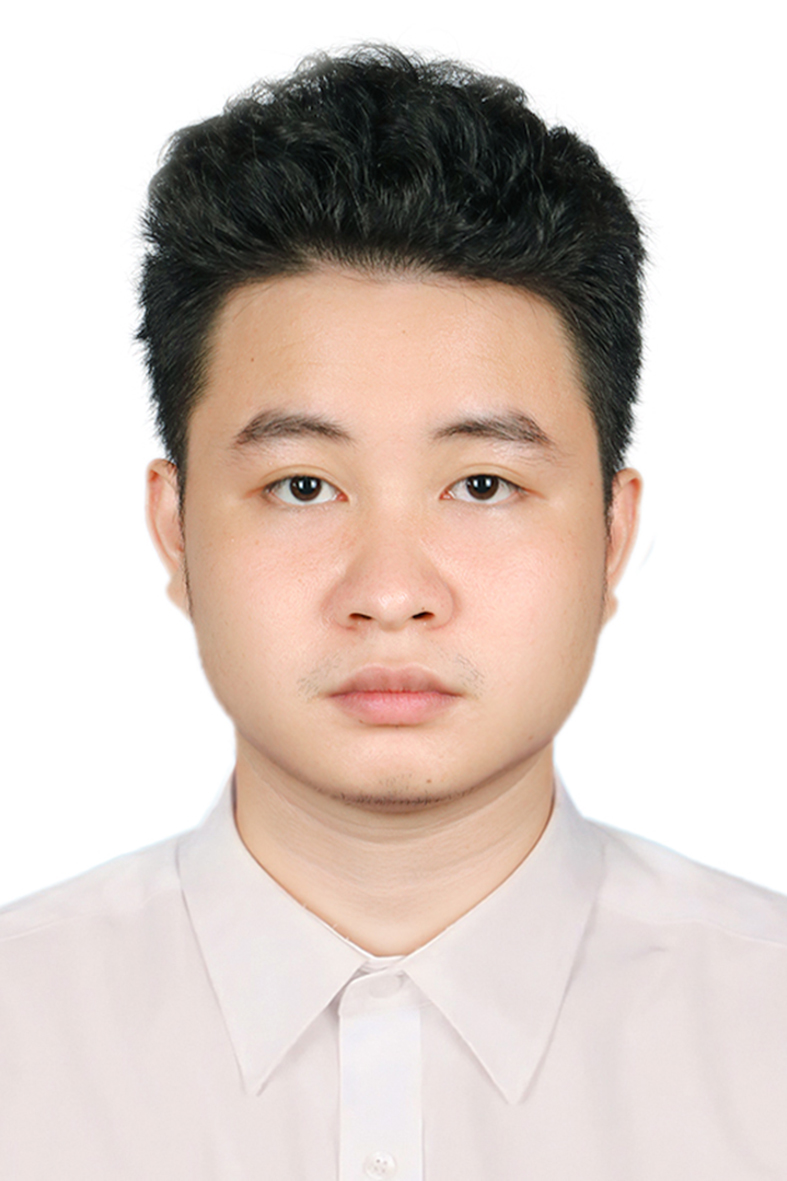
#> input picture python_tools/img00.JPG, 787 x 1181 px
$ python -i face_data_extractor.py   (imports and definitions only)   (older library calls are emulated)
#> lines starting #> are read from the running program, lines starting #| are printed output that depends on the picture; after the words box and inside, x2 and y2 are one past the last pixel; in counts of white or black regions, pixels touching at a corner belong together
#!/usr/bin/env python3
"""
STM32N6 Face Data Extractor
Shows what you can extract from the 112x112 face crops
"""

import serial
import numpy as np
import cv2
import time
import os
from datetime import datetime
from pathlib import Path

class FaceDataExtractor:
    def __init__(self, port='/dev/ttyACM0', baudrate=7372800):
        self.port = port
        self.baudrate = baudrate
        self.serial = None
        self.buffer = b''
        self.output_dir = "face_analysis"

        # Create directories
        os.makedirs(self.output_dir, exist_ok=True)
        os.makedirs(f"{self.output_dir}/faces", exist_ok=True)
        os.makedirs(f"{self.output_dir}/enhanced", exist_ok=True)

    # [49 lines left out: functions connect, extract_face_features, not called in this run]

    def enhance_image(self, image):
        """Create enhanced versions of the face image"""
        enhanced = {}

        # Histogram equalization
        enhanced['equalized'] = cv2.equalizeHist(image)

        # CLAHE (Contrast Limited Adaptive Histogram Equalization)
        clahe = cv2.createCLAHE(clipLimit=2.0, tileGridSize=(8,8))
        enhanced['clahe'] = clahe.apply(image)

        # Gaussian blur for noise reduction
        enhanced['denoised'] = cv2.GaussianBlur(image, (3, 3), 0)

        # Sharpening kernel
        kernel = np.array([[-1,-1,-1], [-1,9,-1], [-1,-1,-1]])
        enhanced['sharpened'] = cv2.filter2D(image, -1, kernel)
        enhanced['sharpened'] = np.clip(enhanced['sharpened'], 0, 255).astype(np.uint8)

        # Edge enhancement
        edges = cv2.Canny(image, 50, 150)
        enhanced['edges'] = edges

        # Combine original with edges
        edge_enhanced = cv2.addWeighted(image, 0.8, edges, 0.2, 0)
        enhanced['edge_enhanced'] = edge_enhanced

        return enhanced

    # [207 lines left out: functions save_analysis, analyze_face_quality, find_aln_frame, run_analysis, disconnect, main, not called in this run]

# [2 lines not run here, left out]

>>> import cv2
>>> picture = cv2.imread('img00.JPG', cv2.IMREAD_GRAYSCALE)
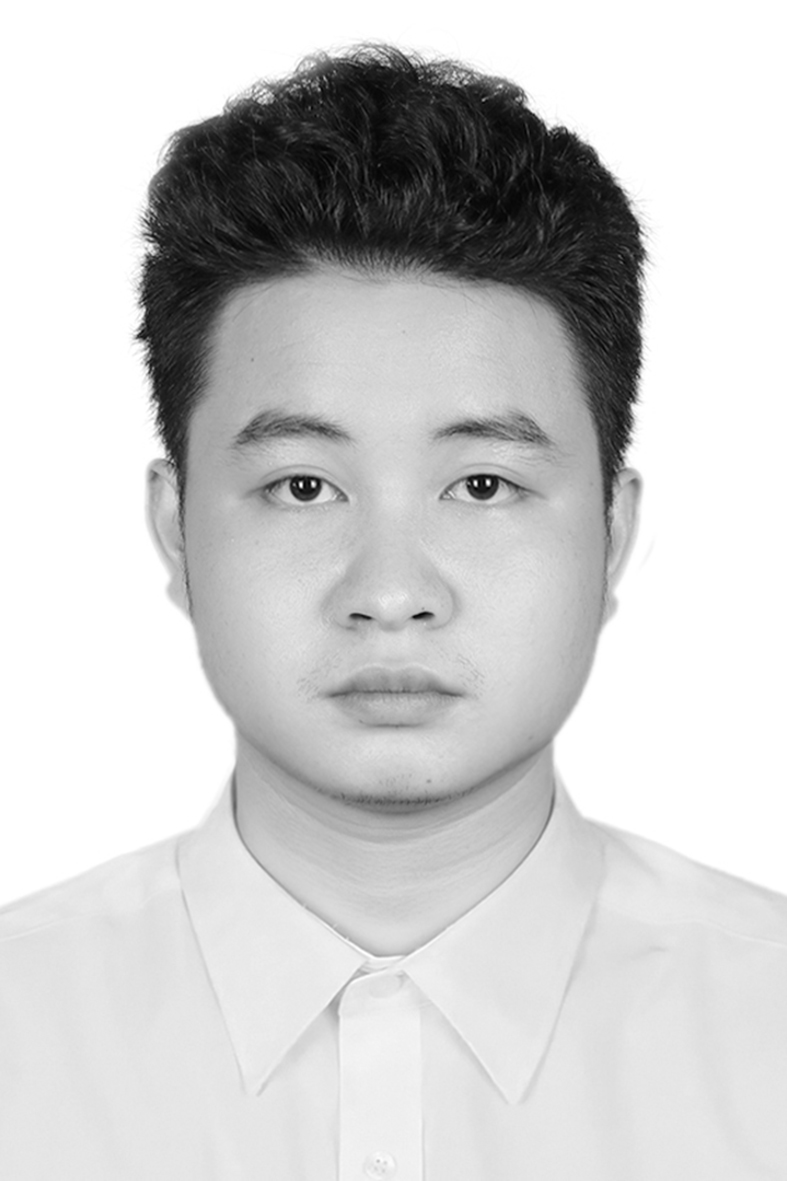
#> picture: shape (1181, 787); min 0, max 255, mean 205.2
>>> result = FaceDataExtractor().enhance_image(picture)
#> in enhance_image, `edges = cv2.Canny(image, 50, 150)`:
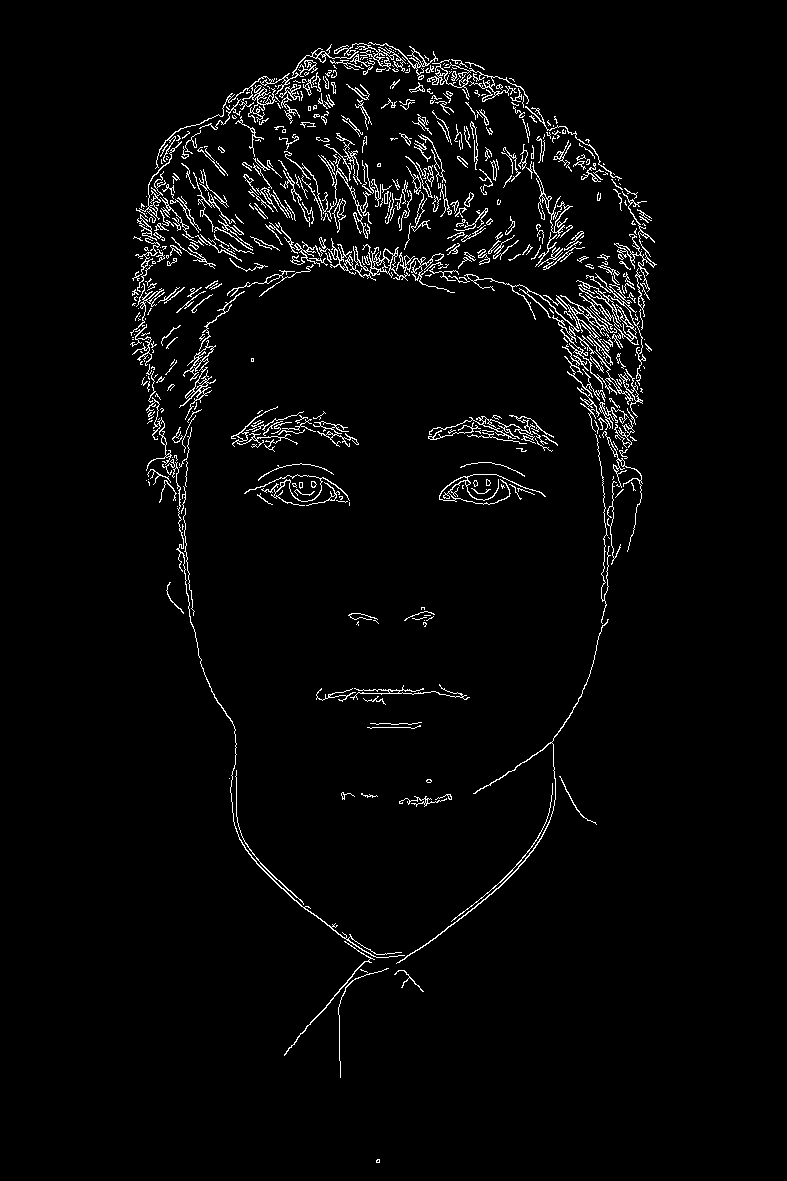
#> edges: shape (1181, 787); 3.1% white in thin lines or dots, all inside (x1, y1, x2, y2) = (130, 42, 657, 1163)
#> in enhance_image, `edge_enhanced = cv2.addWeighted(image, 0.8, edges, 0.2, 0)`:
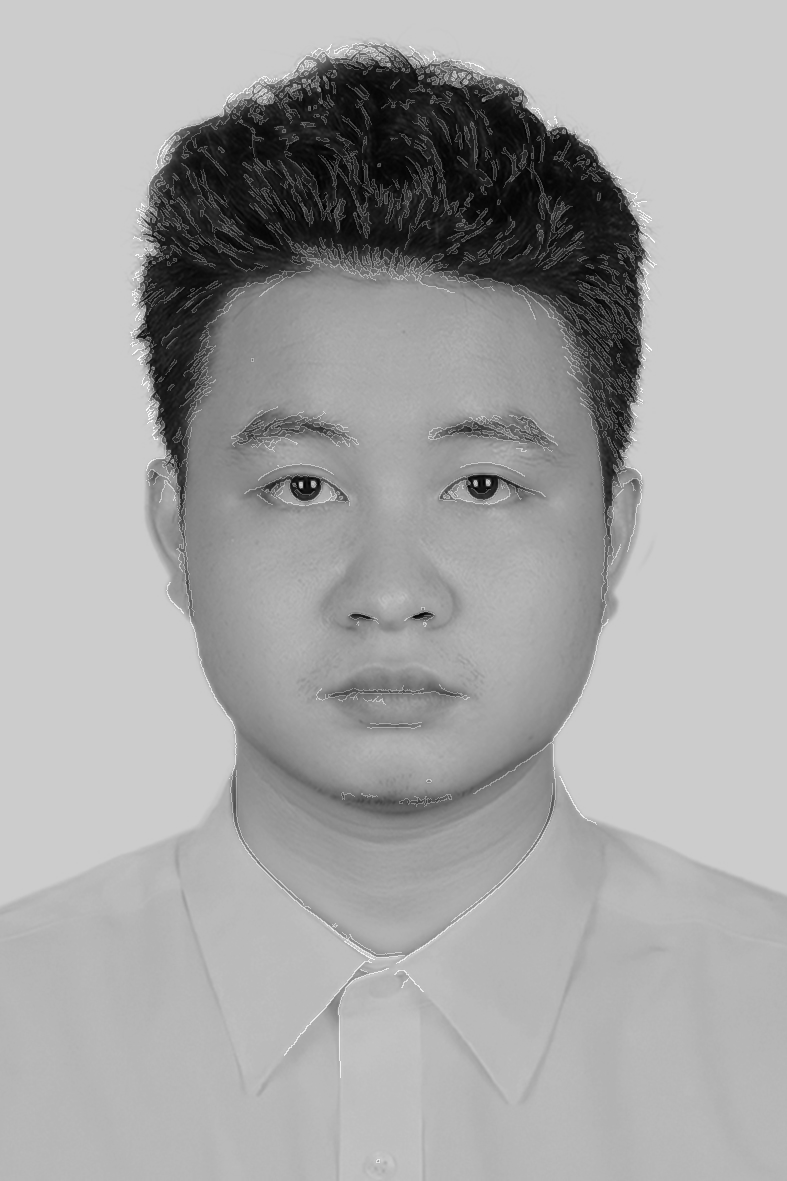
#> edge_enhanced: shape (1181, 787); min 0, max 255, mean 165.7
#> result = 6 items

$ run again, on python_tools/img01.jpg
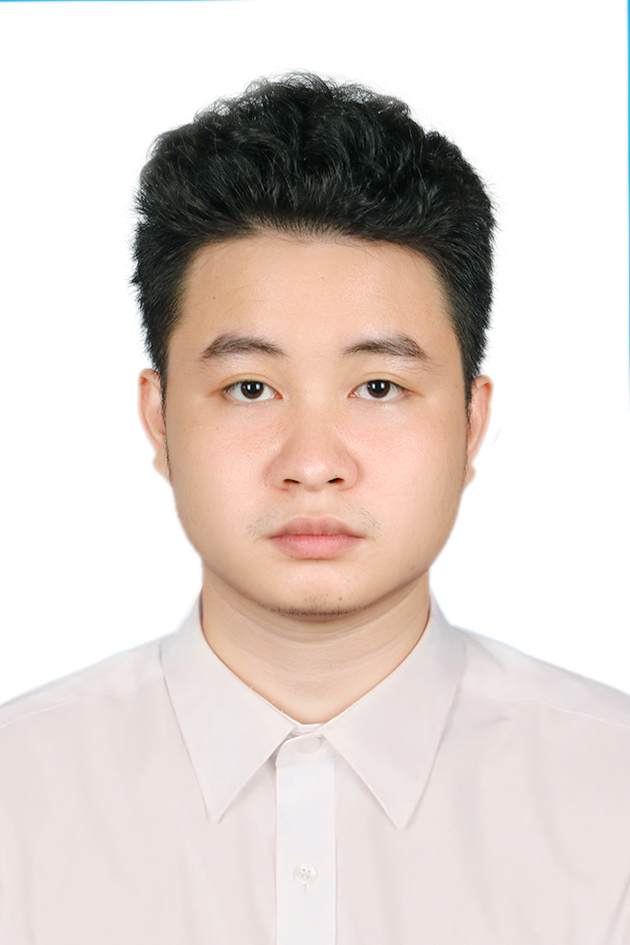
#> input picture python_tools/img01.jpg, 630 x 945 px
#> in enhance_image, `edges = cv2.Canny(image, 50, 150)`:
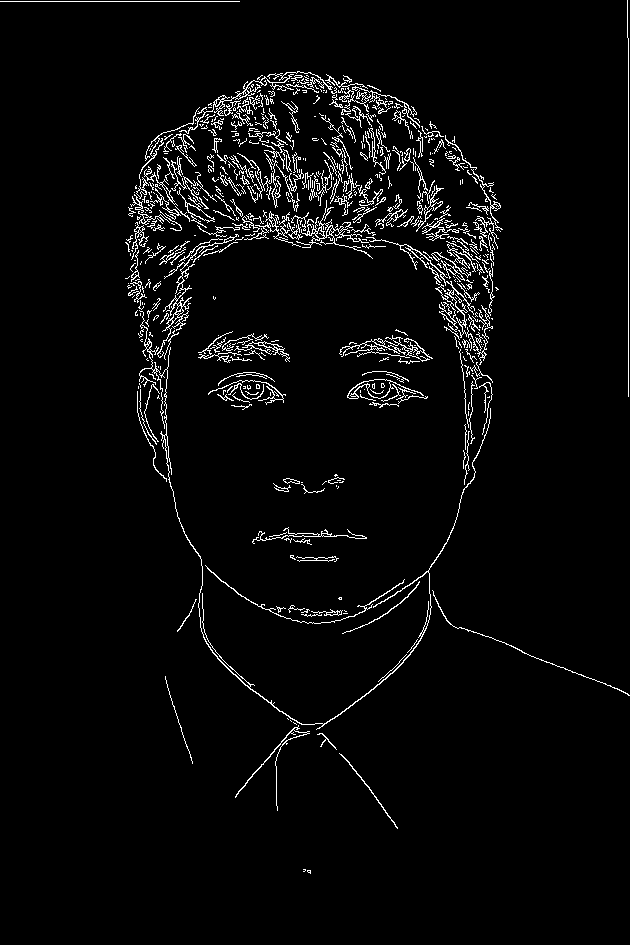
#> edges: shape (945, 630); 3.6% white in thin lines or dots
#> in enhance_image, `edge_enhanced = cv2.addWeighted(image, 0.8, edges, 0.2, 0)`:
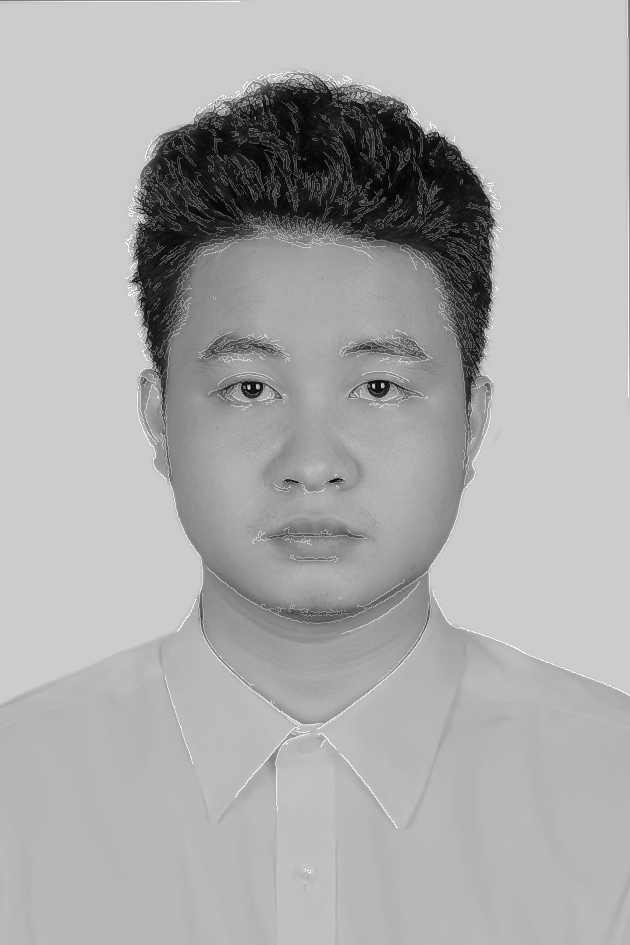
#> edge_enhanced: shape (945, 630); min 0, max 255, mean 172.2
#> result = 6 items

$ run again, on python_tools/img03.jpg
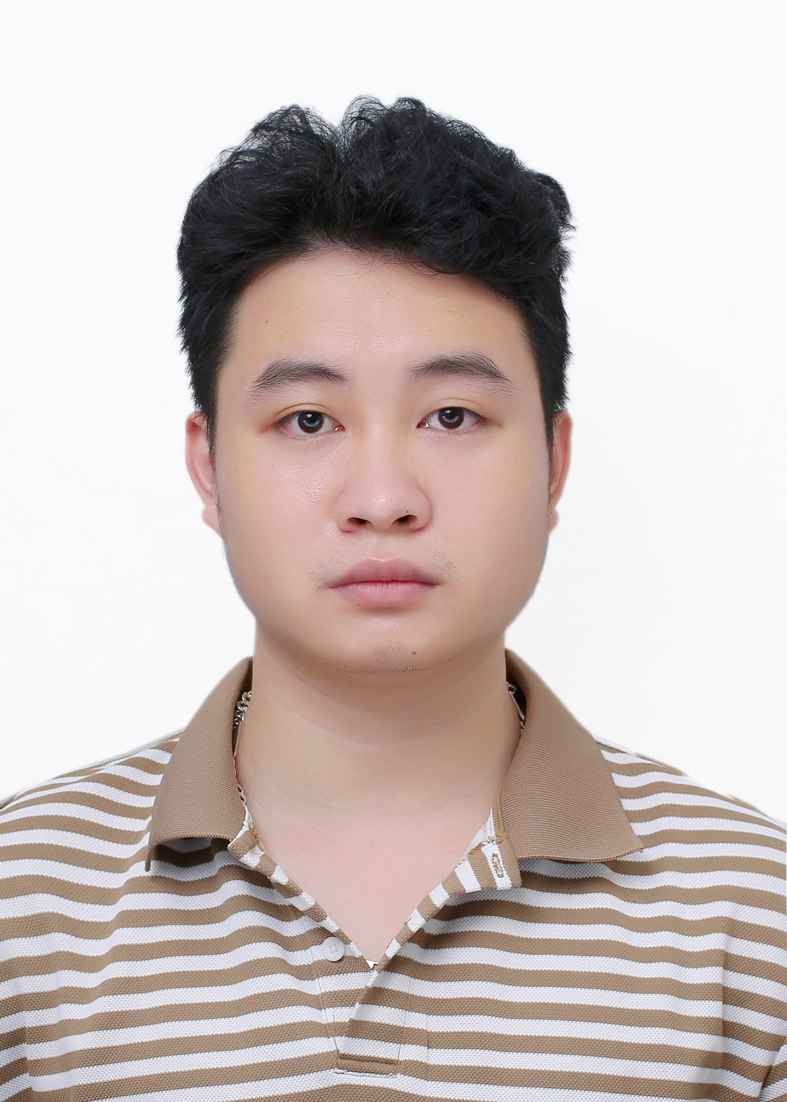
#> input picture python_tools/img03.jpg, 787 x 1102 px
#> in enhance_image, `edges = cv2.Canny(image, 50, 150)`:
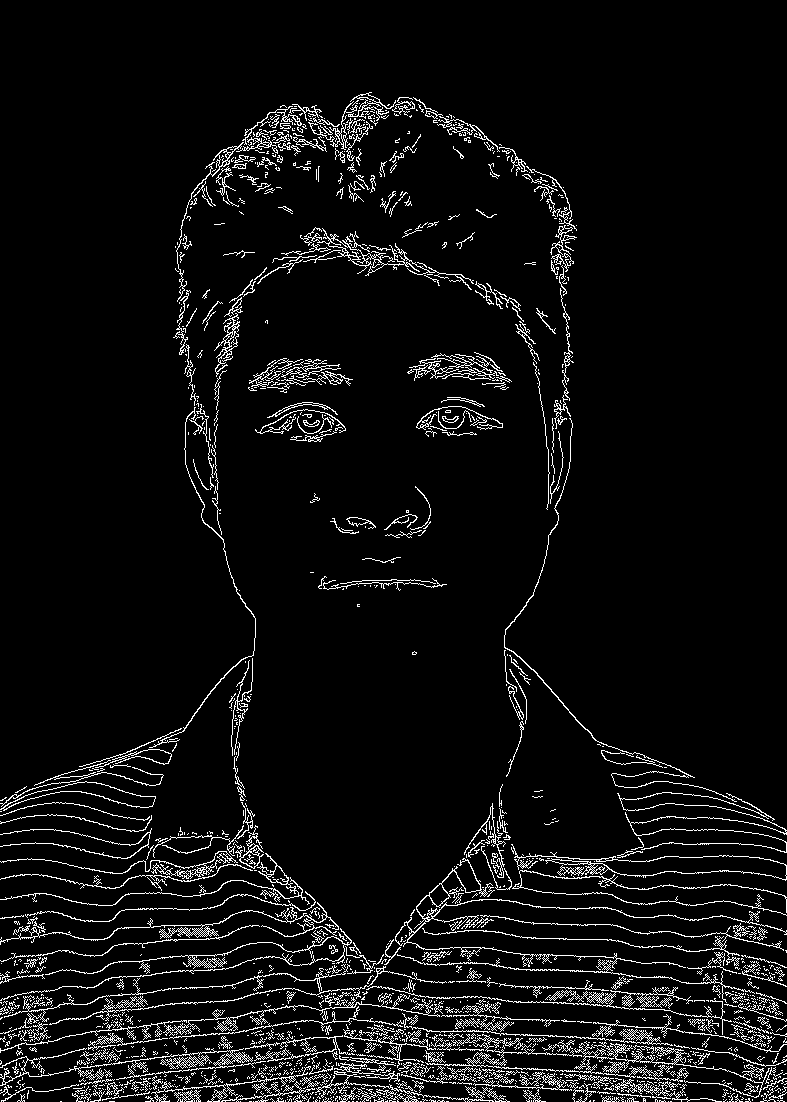
#> edges: shape (1102, 787); 5.8% white in thin lines or dots
#> in enhance_image, `edge_enhanced = cv2.addWeighted(image, 0.8, edges, 0.2, 0)`:
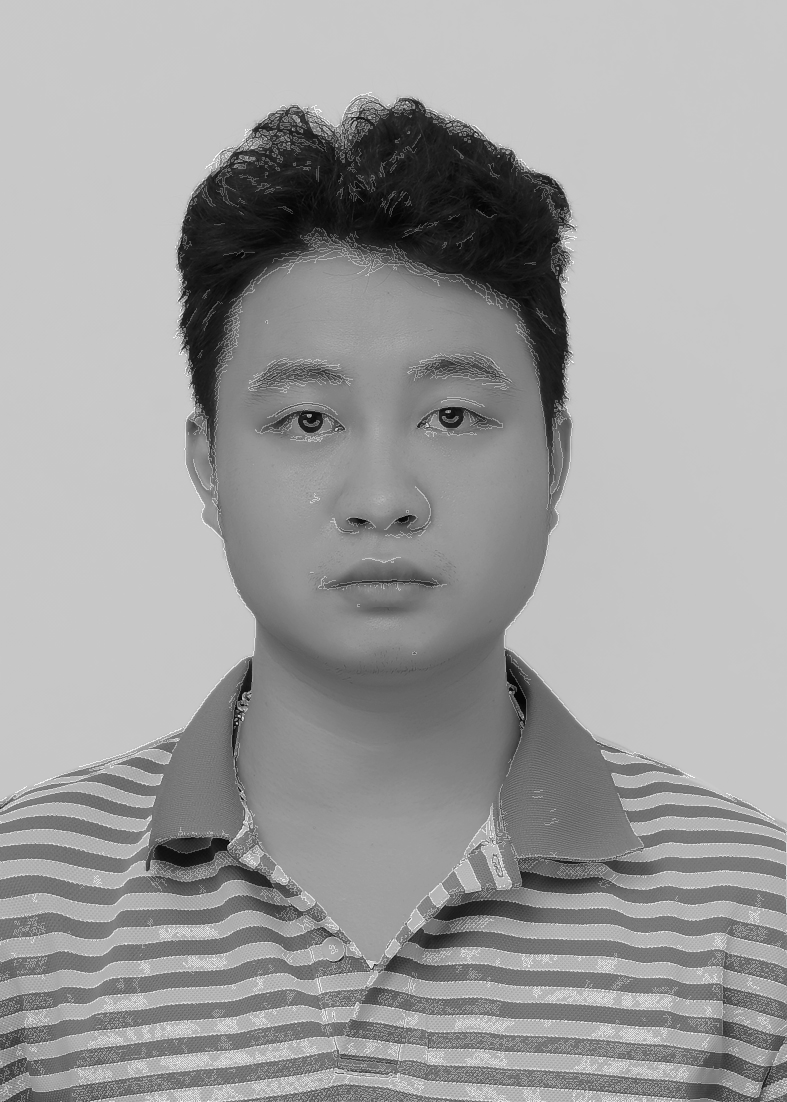
#> edge_enhanced: shape (1102, 787); min 2, max 254, mean 157.6
#> result = 6 items
